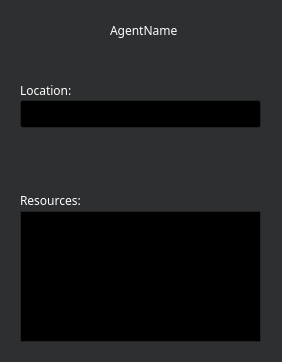
<?xml version="1.0" encoding="UTF-8"?>
<ui version="4.0">
 <class>AgentDialog</class>
 <widget class="QDialog" name="AgentDialog">
  <property name="geometry">
   <rect>
    <x>0</x>
    <y>0</y>
    <width>282</width>
    <height>362</height>
   </rect>
  </property>
  <property name="palette">
   <palette>
    <active>
     <colorrole role="WindowText">
      <brush brushstyle="SolidPattern">
       <color alpha="255">
        <red>255</red>
        <green>255</green>
        <blue>255</blue>
       </color>
      </brush>
     </colorrole>
     <colorrole role="Button">
      <brush brushstyle="SolidPattern">
       <color alpha="255">
        <red>46</red>
        <green>47</green>
        <blue>48</blue>
       </color>
      </brush>
     </colorrole>
     <colorrole role="Light">
      <brush brushstyle="SolidPattern">
       <color alpha="255">
        <red>69</red>
        <green>70</green>
        <blue>72</blue>
       </color>
      </brush>
     </colorrole>
     <colorrole role="Midlight">
      <brush brushstyle="SolidPattern">
       <color alpha="255">
        <red>57</red>
        <green>58</green>
        <blue>60</blue>
       </color>
      </brush>
     </colorrole>
     <colorrole role="Dark">
      <brush brushstyle="SolidPattern">
       <color alpha="255">
        <red>23</red>
        <green>23</green>
        <blue>24</blue>
       </color>
      </brush>
     </colorrole>
     <colorrole role="Mid">
      <brush brushstyle="SolidPattern">
       <color alpha="255">
        <red>30</red>
        <green>31</green>
        <blue>32</blue>
       </color>
      </brush>
     </colorrole>
     <colorrole role="Text">
      <brush brushstyle="SolidPattern">
       <color alpha="255">
        <red>255</red>
        <green>255</green>
        <blue>255</blue>
       </color>
      </brush>
     </colorrole>
     <colorrole role="BrightText">
      <brush brushstyle="SolidPattern">
       <color alpha="255">
        <red>255</red>
        <green>255</green>
        <blue>255</blue>
       </color>
      </brush>
     </colorrole>
     <colorrole role="ButtonText">
      <brush brushstyle="SolidPattern">
       <color alpha="255">
        <red>255</red>
        <green>255</green>
        <blue>255</blue>
       </color>
      </brush>
     </colorrole>
     <colorrole role="Base">
      <brush brushstyle="SolidPattern">
       <color alpha="255">
        <red>0</red>
        <green>0</green>
        <blue>0</blue>
       </color>
      </brush>
     </colorrole>
     <colorrole role="Window">
      <brush brushstyle="SolidPattern">
       <color alpha="255">
        <red>46</red>
        <green>47</green>
        <blue>48</blue>
       </color>
      </brush>
     </colorrole>
     <colorrole role="Shadow">
      <brush brushstyle="SolidPattern">
       <color alpha="255">
        <red>0</red>
        <green>0</green>
        <blue>0</blue>
       </color>
      </brush>
     </colorrole>
     <colorrole role="AlternateBase">
      <brush brushstyle="SolidPattern">
       <color alpha="255">
        <red>23</red>
        <green>23</green>
        <blue>24</blue>
       </color>
      </brush>
     </colorrole>
     <colorrole role="ToolTipBase">
      <brush brushstyle="SolidPattern">
       <color alpha="255">
        <red>255</red>
        <green>255</green>
        <blue>220</blue>
       </color>
      </brush>
     </colorrole>
     <colorrole role="ToolTipText">
      <brush brushstyle="SolidPattern">
       <color alpha="255">
        <red>0</red>
        <green>0</green>
        <blue>0</blue>
       </color>
      </brush>
     </colorrole>
     <colorrole role="PlaceholderText">
      <brush brushstyle="SolidPattern">
       <color alpha="128">
        <red>255</red>
        <green>255</green>
        <blue>255</blue>
       </color>
      </brush>
     </colorrole>
    </active>
    <inactive>
     <colorrole role="WindowText">
      <brush brushstyle="SolidPattern">
       <color alpha="255">
        <red>255</red>
        <green>255</green>
        <blue>255</blue>
       </color>
      </brush>
     </colorrole>
     <colorrole role="Button">
      <brush brushstyle="SolidPattern">
       <color alpha="255">
        <red>46</red>
        <green>47</green>
        <blue>48</blue>
       </color>
      </brush>
     </colorrole>
     <colorrole role="Light">
      <brush brushstyle="SolidPattern">
       <color alpha="255">
        <red>69</red>
        <green>70</green>
        <blue>72</blue>
       </color>
      </brush>
     </colorrole>
     <colorrole role="Midlight">
      <brush brushstyle="SolidPattern">
       <color alpha="255">
        <red>57</red>
        <green>58</green>
        <blue>60</blue>
       </color>
      </brush>
     </colorrole>
     <colorrole role="Dark">
      <brush brushstyle="SolidPattern">
       <color alpha="255">
        <red>23</red>
        <green>23</green>
        <blue>24</blue>
       </color>
      </brush>
     </colorrole>
     <colorrole role="Mid">
      <brush brushstyle="SolidPattern">
       <color alpha="255">
        <red>30</red>
        <green>31</green>
        <blue>32</blue>
       </color>
      </brush>
     </colorrole>
     <colorrole role="Text">
      <brush brushstyle="SolidPattern">
       <color alpha="255">
        <red>255</red>
        <green>255</green>
        <blue>255</blue>
       </color>
      </brush>
     </colorrole>
     <colorrole role="BrightText">
      <brush brushstyle="SolidPattern">
       <color alpha="255">
        <red>255</red>
        <green>255</green>
        <blue>255</blue>
       </color>
      </brush>
     </colorrole>
     <colorrole role="ButtonText">
      <brush brushstyle="SolidPattern">
       <color alpha="255">
        <red>255</red>
        <green>255</green>
        <blue>255</blue>
       </color>
      </brush>
     </colorrole>
     <colorrole role="Base">
      <brush brushstyle="SolidPattern">
       <color alpha="255">
        <red>0</red>
        <green>0</green>
        <blue>0</blue>
       </color>
      </brush>
     </colorrole>
     <colorrole role="Window">
      <brush brushstyle="SolidPattern">
       <color alpha="255">
        <red>46</red>
        <green>47</green>
        <blue>48</blue>
       </color>
      </brush>
     </colorrole>
     <colorrole role="Shadow">
      <brush brushstyle="SolidPattern">
       <color alpha="255">
        <red>0</red>
        <green>0</green>
        <blue>0</blue>
       </color>
      </brush>
     </colorrole>
     <colorrole role="AlternateBase">
      <brush brushstyle="SolidPattern">
       <color alpha="255">
        <red>23</red>
        <green>23</green>
        <blue>24</blue>
       </color>
      </brush>
     </colorrole>
     <colorrole role="ToolTipBase">
      <brush brushstyle="SolidPattern">
       <color alpha="255">
        <red>255</red>
        <green>255</green>
        <blue>220</blue>
       </color>
      </brush>
     </colorrole>
     <colorrole role="ToolTipText">
      <brush brushstyle="SolidPattern">
       <color alpha="255">
        <red>0</red>
        <green>0</green>
        <blue>0</blue>
       </color>
      </brush>
     </colorrole>
     <colorrole role="PlaceholderText">
      <brush brushstyle="SolidPattern">
       <color alpha="128">
        <red>255</red>
        <green>255</green>
        <blue>255</blue>
       </color>
      </brush>
     </colorrole>
    </inactive>
    <disabled>
     <colorrole role="WindowText">
      <brush brushstyle="SolidPattern">
       <color alpha="255">
        <red>23</red>
        <green>23</green>
        <blue>24</blue>
       </color>
      </brush>
     </colorrole>
     <colorrole role="Button">
      <brush brushstyle="SolidPattern">
       <color alpha="255">
        <red>46</red>
        <green>47</green>
        <blue>48</blue>
       </color>
      </brush>
     </colorrole>
     <colorrole role="Light">
      <brush brushstyle="SolidPattern">
       <color alpha="255">
        <red>69</red>
        <green>70</green>
        <blue>72</blue>
       </color>
      </brush>
     </colorrole>
     <colorrole role="Midlight">
      <brush brushstyle="SolidPattern">
       <color alpha="255">
        <red>57</red>
        <green>58</green>
        <blue>60</blue>
       </color>
      </brush>
     </colorrole>
     <colorrole role="Dark">
      <brush brushstyle="SolidPattern">
       <color alpha="255">
        <red>23</red>
        <green>23</green>
        <blue>24</blue>
       </color>
      </brush>
     </colorrole>
     <colorrole role="Mid">
      <brush brushstyle="SolidPattern">
       <color alpha="255">
        <red>30</red>
        <green>31</green>
        <blue>32</blue>
       </color>
      </brush>
     </colorrole>
     <colorrole role="Text">
      <brush brushstyle="SolidPattern">
       <color alpha="255">
        <red>23</red>
        <green>23</green>
        <blue>24</blue>
       </color>
      </brush>
     </colorrole>
     <colorrole role="BrightText">
      <brush brushstyle="SolidPattern">
       <color alpha="255">
        <red>255</red>
        <green>255</green>
        <blue>255</blue>
       </color>
      </brush>
     </colorrole>
     <colorrole role="ButtonText">
      <brush brushstyle="SolidPattern">
       <color alpha="255">
        <red>23</red>
        <green>23</green>
        <blue>24</blue>
       </color>
      </brush>
     </colorrole>
     <colorrole role="Base">
      <brush brushstyle="SolidPattern">
       <color alpha="255">
        <red>46</red>
        <green>47</green>
        <blue>48</blue>
       </color>
      </brush>
     </colorrole>
     <colorrole role="Window">
      <brush brushstyle="SolidPattern">
       <color alpha="255">
        <red>46</red>
        <green>47</green>
        <blue>48</blue>
       </color>
      </brush>
     </colorrole>
     <colorrole role="Shadow">
      <brush brushstyle="SolidPattern">
       <color alpha="255">
        <red>0</red>
        <green>0</green>
        <blue>0</blue>
       </color>
      </brush>
     </colorrole>
     <colorrole role="AlternateBase">
      <brush brushstyle="SolidPattern">
       <color alpha="255">
        <red>46</red>
        <green>47</green>
        <blue>48</blue>
       </color>
      </brush>
     </colorrole>
     <colorrole role="ToolTipBase">
      <brush brushstyle="SolidPattern">
       <color alpha="255">
        <red>255</red>
        <green>255</green>
        <blue>220</blue>
       </color>
      </brush>
     </colorrole>
     <colorrole role="ToolTipText">
      <brush brushstyle="SolidPattern">
       <color alpha="255">
        <red>0</red>
        <green>0</green>
        <blue>0</blue>
       </color>
      </brush>
     </colorrole>
     <colorrole role="PlaceholderText">
      <brush brushstyle="SolidPattern">
       <color alpha="128">
        <red>255</red>
        <green>255</green>
        <blue>255</blue>
       </color>
      </brush>
     </colorrole>
    </disabled>
   </palette>
  </property>
  <property name="font">
   <font>
    <family>Console</family>
   </font>
  </property>
  <property name="mouseTracking">
   <bool>false</bool>
  </property>
  <property name="windowTitle">
   <string>Dialog</string>
  </property>
  <widget class="QLabel" name="agentNameLabel">
   <property name="geometry">
    <rect>
     <x>110</x>
     <y>20</y>
     <width>141</width>
     <height>20</height>
    </rect>
   </property>
   <property name="text">
    <string>AgentName</string>
   </property>
  </widget>
  <widget class="QLabel" name="locationText">
   <property name="geometry">
    <rect>
     <x>20</x>
     <y>80</y>
     <width>63</width>
     <height>20</height>
    </rect>
   </property>
   <property name="text">
    <string>Location:</string>
   </property>
  </widget>
  <widget class="QLineEdit" name="locationBox">
   <property name="geometry">
    <rect>
     <x>20</x>
     <y>100</y>
     <width>241</width>
     <height>28</height>
    </rect>
   </property>
  </widget>
  <widget class="QLabel" name="resourcesText">
   <property name="geometry">
    <rect>
     <x>20</x>
     <y>190</y>
     <width>201</width>
     <height>20</height>
    </rect>
   </property>
   <property name="text">
    <string>Resources:</string>
   </property>
  </widget>
  <widget class="QListWidget" name="resourceList">
   <property name="geometry">
    <rect>
     <x>20</x>
     <y>211</y>
     <width>241</width>
     <height>131</height>
    </rect>
   </property>
  </widget>
 </widget>
 <resources/>
 <connections/>
</ui>
